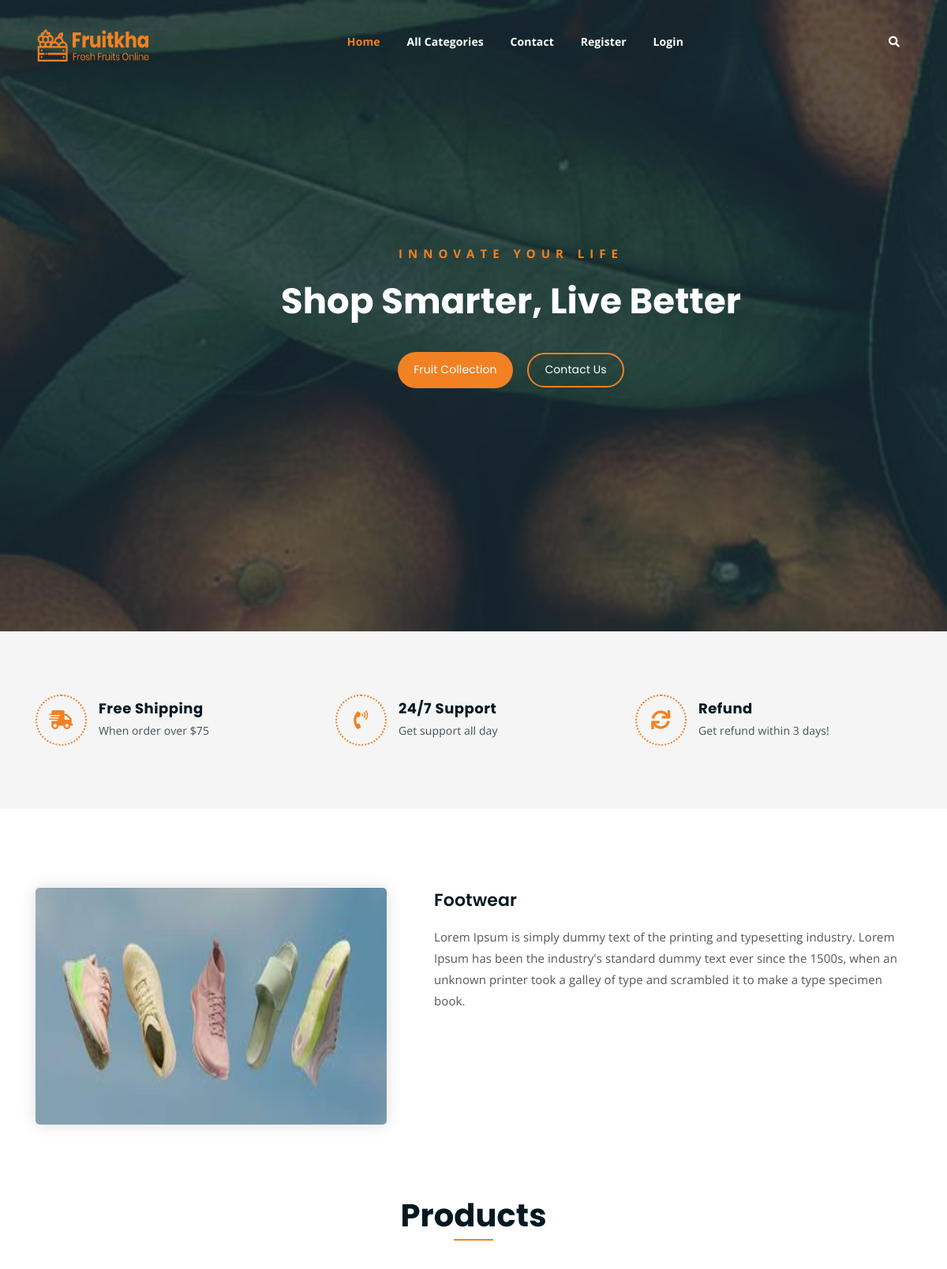
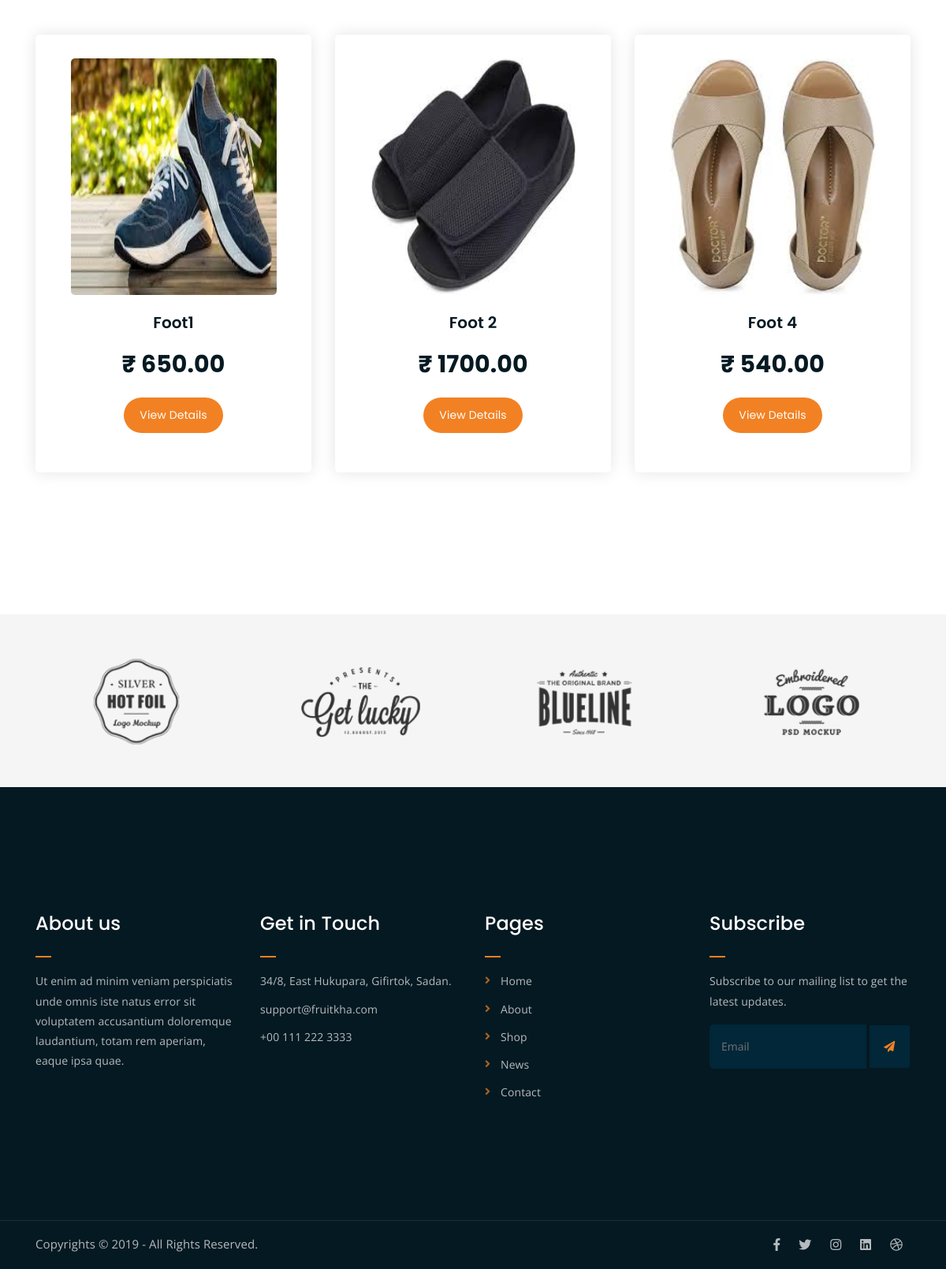
The app's page /categoryDetails/1 with its own data (2 pictures, top to bottom).
### shop/models.py (models this page shows, shortened)
class Category(models.Model):
    name = models.CharField(max_length=15)
    image = models.ImageField(upload_to='media/cat_image', blank=True, null=True)
    description = models.TextField()

class Product(models.Model):
    name = models.CharField(max_length=15)
    image = models.ImageField(upload_to='media/products', blank=True, null=True)
    description = models.TextField()
    price = models.DecimalField(max_digits=10, decimal_places=2)
    stock = models.IntegerField()
    available = models.BooleanField(default=True)
    created = models.DateTimeField(auto_now_add=True)
    updated = models.DateTimeField(auto_now=True)
    category = ForeignKey(Category, on_delete=models.CASCADE,related_name="products")

### shop/views.py (the view)
# urls.py: path('categoryDetails/<int:pk>',views.CategoryDetails.as_view(), name='categoryDetails'),
class CategoryDetails(DetailView):
    model = Category
    context_object_name = 'cat'
    template_name = 'products_page.html'

### cart/context_processors.py (called while the page is built)
def count_items(request):
    u = request.user
    count = 0
    if request.user.is_authenticated:
        c = Cart.objects.filter(user=u)
        for i in c:
            count = count+i.quantity
    return {'count':count}

### shop/context_processors.py (called while the page is built)
def links(request):
    c = Category.objects.all()
    return {'links':c}

### template/products_page.html
{% extends 'base.html' %}
{% load static %}
{% block content %}
	<div class="single-product mt-100 mb-100">
		<div class="container">
			<div class="row">
				<div class="col-md-5">
					<div class="single-product-img">
						<img src="{{cat.image.url}}" height="300px" width="100%">
					</div>
				</div>
				<div class="col-md-7">
					<div class="single-product-content">
						<h3>{{cat.name}}</h3>
						<p>{{cat.description}}</p>
					</div>
				</div>
			</div>
		</div>
	</div>
	<div class="more-products mb-150">
		<div class="container">
			<div class="row">
				<div class="col-lg-8 offset-lg-2 text-center">
					<div class="section-title">
						<h3>Products</h3>
					</div>
				</div>
			</div>
			<div class="row">
				{% for i in cat.products.all %}
                <div class="col-lg-4 col-md-6 text-center">
					<div class="single-product-item">
						<div class="product-image">
							<a href="{% url 'shop:productInfo' i.id %}"><img src="{{i.image.url}}" height="300px"></a>
						</div>
						<h3>{{i.name}}</h3>
						<p class="product-price">₹ {{i.price}} </p>
						<a href="{% url 'shop:productInfo' i.id %}" class="cart-btn">View Details</a>
					</div>
				</div>
                {% endfor %}
			</div>
		</div>
	</div>
{% endblock %}

### template/base.html (shortened to what this page needs)
<!DOCTYPE html>
{% load static %}
<html lang="en">
<head>
    <link rel="stylesheet" href="https://cdnjs.cloudflare.com/ajax/libs/font-awesome/6.5.1/css/font-awesome.min.css">
	<link rel="stylesheet" href="{% static 'css/all.min.css' %}">
	<link rel="stylesheet" href="{% static 'bootstrap/css/bootstrap.min.css' %}">
	<link rel="stylesheet" href="{% static 'css/owl.carousel.css' %}">
	<link rel="stylesheet" href="{% static 'css/magnific-popup.css' %}">
	<link rel="stylesheet" href="{% static 'css/animate.css' %}">
	<link rel="stylesheet" href="{% static 'css/meanmenu.min.css' %}">
	<link rel="stylesheet" href="{% static 'css/main.css' %}">
	<link rel="stylesheet" href="{% static 'css/responsive.css' %}">
</head>
<body>
	<div class="top-header-area" id="sticker">
		<div class="container">
			<div class="row">
				<div class="col-lg-12 col-sm-12 text-center">
					<div class="main-menu-wrap">
						<div class="site-logo">
							<a href="index.html">
								<img src="{% static 'img/logo.png' %}"  height="50px">
							</a>
						</div>
						<nav class="main-menu">
							<ul>
								<li class="current-list-item"><a href="{% url 'shop:home' %}">Home</a></li>
								<li><a href="#">All Categories</a>
								</li>
								<li><a href="contact.html">Contact</a></li>
								{% if user.is_authenticated %}
								{% if user.is_superuser %}
								<li><a href="{% url 'cart:add_category' %}">Add Categories</a></li>
								<li><a href="{% url 'cart:add_product' %}">Add Products</a></li>
								<li><a href="{% url 'cart:logout' %}">Logout</a></li>
								{% else %}
								<li><a href="{% url 'cart:my_order' %}">Your Orders</a></li>
								<li><a href="{% url 'cart:logout' %}">Logout</a></li>
								{% endif %}
								{% else %}
								<li><a href="{% url 'cart:register' %}">Register</a></li>
								<li><a href="{% url 'cart:login' %}">Login</a></li>
								{% endif %}
								{% if user.is_authenticated %}
								{% if user.is_superuser %}
								<li><a class="mobile-hide search-bar-icon" href="#"><i class="fas fa-search"></i></a></li>
								{% else %}
								<li>
									<div class="header-icons">
										<a class="shopping-cart" href="{% url 'cart:cartview' %}"><i class="fas fa-shopping-cart">
											<sup style="font-size: 15px; color: red;">{{count}}</sup></i></a>
										<a class="mobile-hide search-bar-icon" href="#"><i class="fas fa-search"></i></a>
									</div>
								</li>
								{% endif %}
								{% else %}
								<li><a class="mobile-hide search-bar-icon" href="#"><i class="fas fa-search"></i></a></li>
								{% endif %}
							</ul>
						</nav>
					</div>
				</div>
			</div>
		</div>
	</div>
	<div class="hero-area hero-bg">
		<div class="container">
			<div class="row">
				<div class="col-lg-9 offset-lg-2 text-center">
					<div class="hero-text">
						<div class="hero-text-tablecell">
							<p class="subtitle">Innovate Your Life</p>
							<h1>Shop Smarter, Live Better</h1>
							<div class="hero-btns">
								<a href="shop.html" class="boxed-btn">Fruit Collection</a>
								<a href="contact.html" class="bordered-btn">Contact Us</a>
							</div>
						</div>
					</div>
				</div>
			</div>
		</div>
	</div>
	<div class="list-section pt-80 pb-80">
		<div class="container">
			<div class="row">
				<div class="col-lg-4 col-md-6 mb-4 mb-lg-0">
					<div class="list-box d-flex align-items-center">
						<div class="list-icon">
							<i class="fas fa-shipping-fast"></i>
						</div>
						<div class="content">
							<h3>Free Shipping</h3>
							<p>When order over $75</p>
						</div>
					</div>
				</div>
				<div class="col-lg-4 col-md-6 mb-4 mb-lg-0">
					<div class="list-box d-flex align-items-center">
						<div class="list-icon">
							<i class="fas fa-phone-volume"></i>
						</div>
						<div class="content">
							<h3>24/7 Support</h3>
							<p>Get support all day</p>
						</div>
					</div>
				</div>
				<div class="col-lg-4 col-md-6">
					<div class="list-box d-flex justify-content-start align-items-center">
						<div class="list-icon">
							<i class="fas fa-sync"></i>
						</div>
						<div class="content">
							<h3>Refund</h3>
							<p>Get refund within 3 days!</p>
						</div>
					</div>
				</div>
			</div>
		</div>
	</div>
{% block content %}
{% endblock %}
	<div class="logo-carousel-section">
		<div class="container">
			<div class="row">
				<div class="col-lg-12">
					<div class="logo-carousel-inner">
						<div class="single-logo-item">
							<img src="{% static 'img/company-logos/1.png' %}" alt="">
						</div>
						<div class="single-logo-item">
							<img src="{% static 'img/company-logos/2.png' %}" alt="">
						</div>
						<div class="single-logo-item">
							<img src="{% static 'img/company-logos/3.png' %}" alt="">
						</div>
						<div class="single-logo-item">
							<img src="{% static 'img/company-logos/4.png' %}" alt="">
						</div>
					</div>
				</div>
			</div>
		</div>
	</div>
	<div class="footer-area">
		<div class="container">
			<div class="row">
				<div class="col-lg-3 col-md-6">
					<div class="footer-box about-widget">
						<h2 class="widget-title">About us</h2>
						<p>Ut enim ad minim veniam perspiciatis unde omnis iste natus error sit voluptatem accusantium doloremque laudantium, totam rem aperiam, eaque ipsa quae.</p>
					</div>
				</div>
				<div class="col-lg-3 col-md-6">
					<div class="footer-box get-in-touch">
						<h2 class="widget-title">Get in Touch</h2>
						<ul>
							<li>34/8, East Hukupara, Gifirtok, Sadan.</li>
							<li>support@fruitkha.com</li>
							<li>+00 111 222 3333</li>
						</ul>
					</div>
				</div>
				<div class="col-lg-3 col-md-6">
					<div class="footer-box pages">
						<h2 class="widget-title">Pages</h2>
						<ul>
							<li><a href="index.html">Home</a></li>
							<li><a href="about.html">About</a></li>
							<li><a href="services.html">Shop</a></li>
							<li><a href="news.html">News</a></li>
							<li><a href="contact.html">Contact</a></li>
						</ul>
					</div>
				</div>
				<div class="col-lg-3 col-md-6">
					<div class="footer-box subscribe">
						<h2 class="widget-title">Subscribe</h2>
						<p>Subscribe to our mailing list to get the latest updates.</p>
						<form action="index.html">
							<input type="email" placeholder="Email">
							<button type="submit"><i class="fas fa-paper-plane"></i></button>
						</form>
					</div>
				</div>
			</div>
		</div>
	</div>
	<div class="copyright">
		<div class="container">
			<div class="row">
				<div class="col-lg-6 col-md-12">
					<p>Copyrights &copy; 2019 -  All Rights Reserved.</p>
				</div>
				<div class="col-lg-6 text-right col-md-12">
					<div class="social-icons">
						<ul>
							<li><a href="#" target="_blank"><i class="fab fa-facebook-f"></i></a></li>
							<li><a href="#" target="_blank"><i class="fab fa-twitter"></i></a></li>
							<li><a href="#" target="_blank"><i class="fab fa-instagram"></i></a></li>
							<li><a href="#" target="_blank"><i class="fab fa-linkedin"></i></a></li>
							<li><a href="#" target="_blank"><i class="fab fa-dribbble"></i></a></li>
						</ul>
					</div>
				</div>
			</div>
		</div>
	</div>
</body>
</html>

### static/css/responsive.css (style rules this page uses)
@media only screen and (min-width: 992px) and (max-width: 1200px) { .hero-text h1 { font-size: 45px; } }

### records on screen
Category: image (picture), name "Footwear", description "Lorem Ipsum is simply dummy text of the printing and typesetting industry. Lorem Ipsum has been the industry's standard dummy text ever since the 1500s, when an unknown printer took a galley of type and scrambled it to make a type specimen book."
Product: image (picture), name "Foot1", price "650.00"
Product: image (picture), name "Foot 2", price "1700.00"
Product: image (picture), name "Foot 4", price "540.00"
